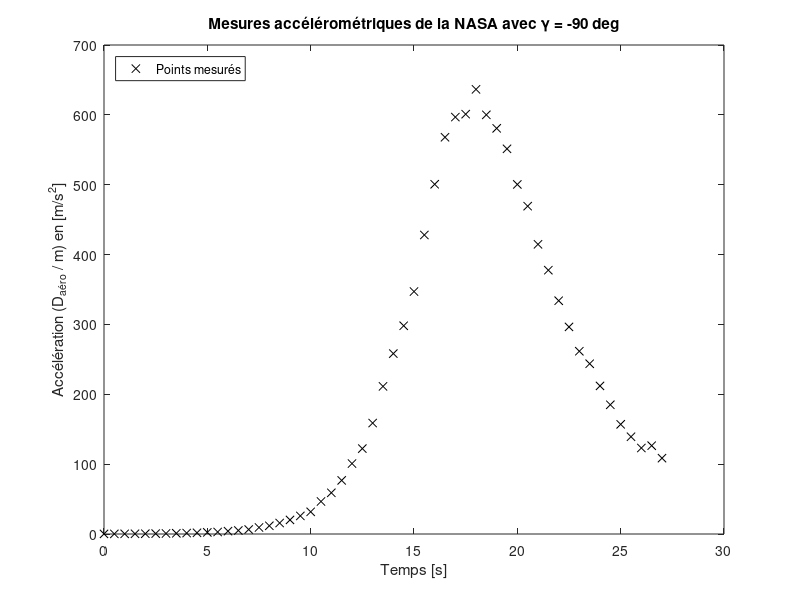

Reproduce this figure in MATLAB.
clc
clear all
close all

load Accelero_Data_from_NASA

% ======== Paramètres ========  %
% NOTE : Mettre tout les angles en RADIANS dans les équations

m = 50;                 % kg            Masse de la capsule)
J = 1.5;                % kg-m^2        Inertie de la capsule)
R_mars = 3397e3;        % m             Rayon de mars
mu_mars = 42830e9;      % m^3/s^2       Paramètre grav. de Mars
%rho0 = ???             % ???           Densité atmosphérique à h0
%hs = ???               % ???           Facteur d'échelle de la densité
S = 0.8;                % m^2           Surface aéro. de la capsule
d = 0.05;               % m             Dimension aéro. de la capsule
CD0 = 1.2;              %               Coefficient de la trainée
CLa = 0.8;              %               Coefficient de la portance
CMa = -0.07;            %               Coefficient de couple
CMq = -0.05;            %               Coefficient d'amortissement
CMd = 0.1;              %               Coefficient de volet aéro.

% ======== Condition intiales ======== %

v_ini = 6100;           % m/s
gamma_ini = -20.5;      % deg       !!!
h_ini = 120000;         % m
s_ini = 0.0;            % deg       !!!
theta_ini = -80;        % deg       !!!
q_ini = 0.0;            % deg/s     !!!

% ======== Condition finales désirées ======== %

v_fin = 250;            % m/s       OU
%v_fin = 300;           % m/s
h_fin = 10000;          % m

% ======== Contraintes ======== %

% Delta_t_lim (D_aero > 2650 N) <= 40 s
% P_dyn_max <= 9500 N/m^2
% │theta_cmd│ < 60 deg


%% Résultat de la NASA

% ======== Condition intiales ======== %

v_ini_nasa = 6100;          % m/s
gamma_ini_nasa = -90;       % deg       
h_ini_nasa = 120000;        % m
s_ini_nasa = 0.0;           % deg       
theta_ini_nasa = -90;       % deg       
q_ini_nasa = 0.0;           % deg/s     


% ======== Bruit de mesure et Paramètre Balistique ======== %
sigma_n = 0.035; % ??? car sigma_n((a_mes-a_approx)/a_mes) donc mult ???



figure(1)
plot(t,acc_mes,'kx')
xlabel('Temps [s]')
ylabel('Accélération (D_{aéro} / m) en [m/s^2]')
legend('Points mesurés','Location','NorthWest')
title('Mesures accélérométriques de la NASA avec \gamma = -90 deg')







